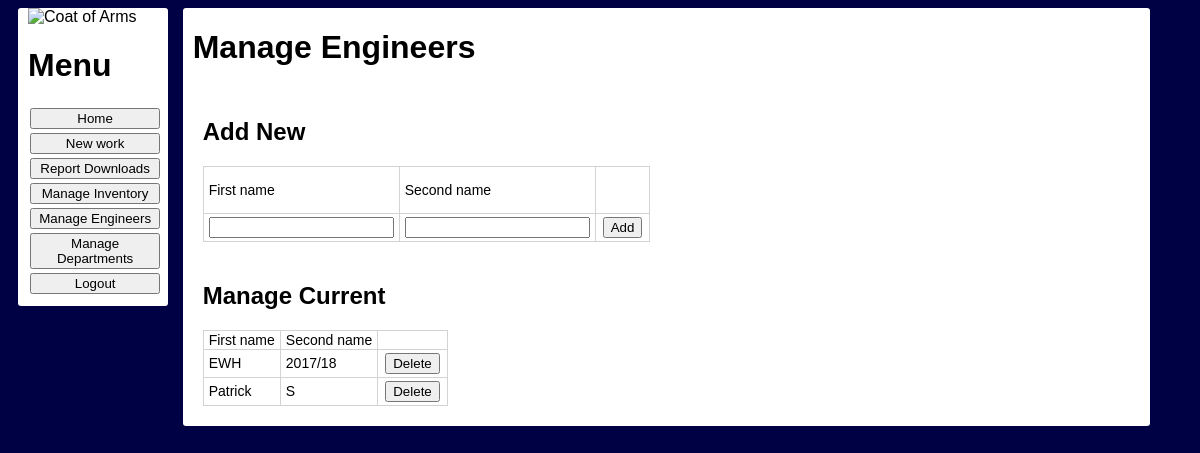
/manage_engineers (signed in), run on the app's committed database.
### src/data_defintions.py (models this page shows, shortened)
class Engineer(database.Model):
    id= Column(INTEGER,primary_key=True)
    firstname = Column(TEXT, nullable=False)
    secondname = Column(TEXT, nullable=False)
    is_active = Column(BOOLEAN, nullable=False) # Marks if engo can have new work assigned to them
    def get_id(self):
        return self.id
    def get_name(self):
        return "{} {}".format(self.firstname, self.secondname)
    def get_first(self):
        return self.firstname
    def get_second(self):
        return self.secondname

### Inventory_app.py (the view, shortened to what this page needs)
@inventory_app.route('/manage_engineers', methods=["GET", "POST"])
def manage_engineers():
    if not session.get('logged_in'):
        return redirect(url_for('login'))
    return render_template("manage_engineers.html", engineers=data_man.get_active_engineers())

### src/datamanager.py (called while the page is built)
    def get_active_engineers(self):
        session = self._DBsession()
        engineers = session.query(Engineer).filter(Engineer.is_active == True)
        session.close()
        return engineers

### templates/manage_engineers.html (shortened to what this page needs)
<!DOCTYPE html>
<html lang="en">
<link rel="stylesheet" href="/static/main_style.css" type="text/css">
{% from 'macro.html' import main_menu %}
<head>
</head>
<body>
    <div class="main_content">
        {{ main_menu() }}
        <div class="content">
            <h1>Manage Engineers</h1>
            <form method="POST">
                <div>
                    <h2>Add New</h2>
                    <table>
                        <tbody>
                            <tr>
                                <td>
                                 <p>First name</p>
                                </td>
                                <td>
                                 <p>Second name</p>
                                </td>
                            </tr>
                            <tr>
                                <td>
                                     <input type="text" name="firstname">
                                </td>
                                <td>
                                    <input type="text" name="secondname">
                                </td>
                                <td>
                                     <button type="submit" name="add_engo">Add</button>
                                </td>
                            </tr>
                        </tbody>
                    </table>
                </div>
                <div>
                    <h2>Manage Current</h2>
                    <table>
                        <tbody>
                            <tr>
                                <td>First name</td>
                                <td>Second name</td>
                            </tr>
                            {% for engo in engineers %}
                                <tr>
                                    <td>{{ engo.get_first() }}</td>
                                    <td>{{ engo.get_second() }}</td>
                                    <td>
                                        <button type="submit"
                                                name="delete_engo"
                                                onclick="return confirm('Are you sure you want to delete {{ engo.get_name() }}? This cannot be undone.')"
                                                value = '{{ engo.get_id() }}'>Delete</button>
                                    </td>
                                </tr>
                            {% endfor %}
                        </tbody>
                    </table>
                </div>
            </form>
        </div>
    </div>
</body>
</html>

### static/main_style.css (style rules this page uses)
body { background-color: #000045; font-family: Trebuchet MS, Tahoma, Verdana, Arial, sans-serif; font-size: 16px; }
div { background-color: white; border-radius: 3px; vertical-align: top; padding: 10px; overflow-x: hidden; }
button { margin: 2px; }
table, tr, td { border: solid 1px lightgray; border-collapse: collapse; font-size: 14px; }
td { padding-right: 5px; padding-left: 5px; }
.main_content { background-color: transparent; display: inline-block; width: 100%; padding: 0px; }
.content { vertical-align: top; padding-top: 0px; display: inline-block; width: 80%; }

### data on the page
Engineer: get_first "EWH", get_second "2017/18"
Engineer: get_first "Patrick", get_second "S"
